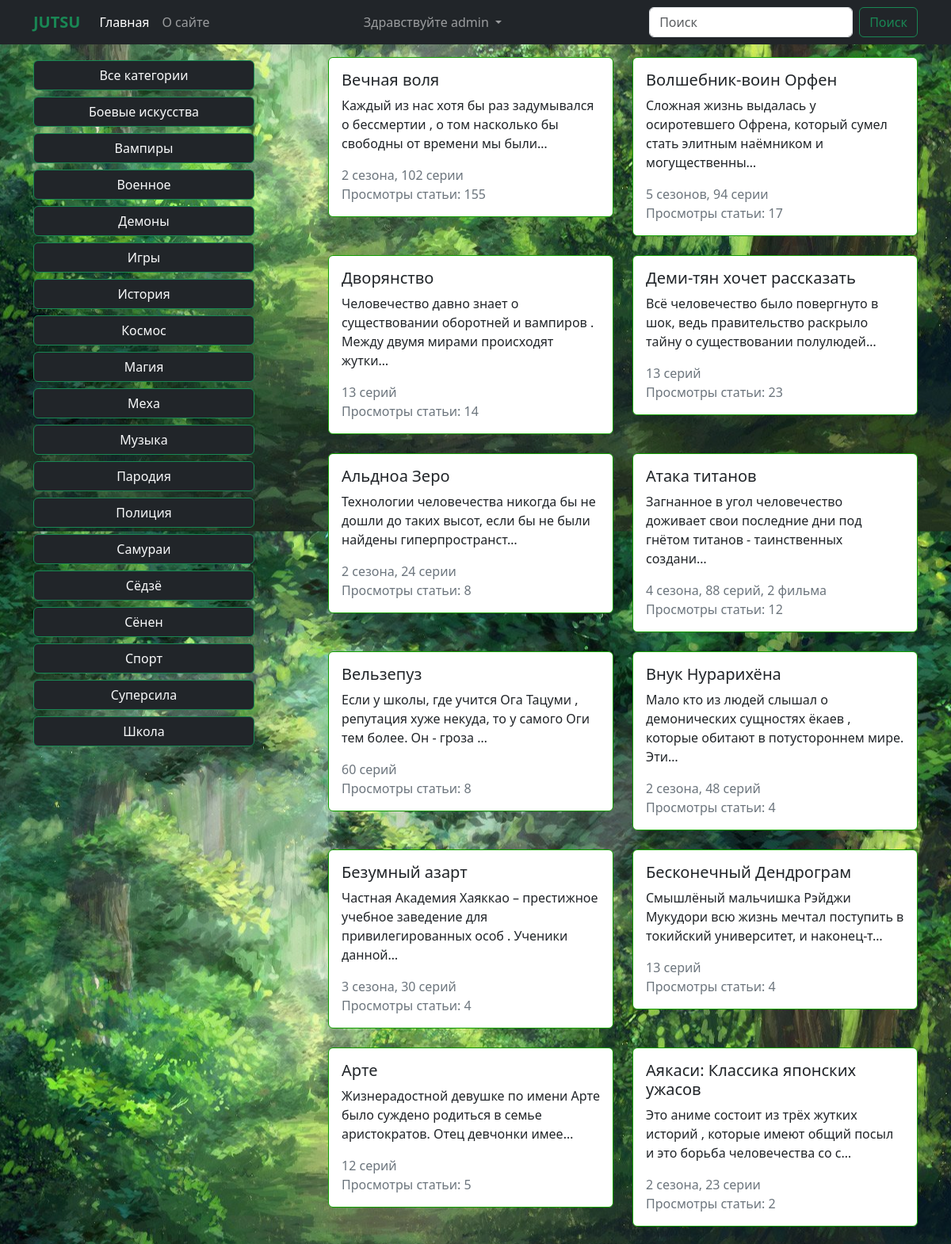
The app's page / (signed in, upper part) with its own data.
### blog/models.py (models this page shows, shortened)
class Category(models.Model):
    title = models.CharField(max_length=50, verbose_name='Тип')
    def get_absolute_url(self):
        return reverse('category', kwargs={'pk': self.pk})
    class Meta:
        verbose_name = 'Тип'
        verbose_name_plural = 'Типы'

class Article(models.Model):
    title = models.CharField(max_length=50, verbose_name='Название аниме')
    original_name = models.CharField(max_length=100, verbose_name='Оригинальное название')
    photo = models.ImageField(upload_to='photos/', blank=True, null=True, verbose_name='Изображение')
    episodes = models.CharField(max_length=150, verbose_name='Кол-во сезонов, серий, фильмов', blank=True, null=True)
    genres = models.CharField(max_length=200, verbose_name='Жанры', blank=True, null=True)
    releases = models.CharField(max_length=100, verbose_name='Годы выпуска')
    description = models.TextField(verbose_name='Описание')
    age_limit = models.CharField(max_length=10, verbose_name='Возрастное ограничение')
    category = models.ForeignKey(Category, on_delete=models.CASCADE)
    created_at = models.DateTimeField(auto_now_add=True, verbose_name='Дата создания', blank=True, null=True)
    updated_at = models.DateTimeField(auto_now=True, verbose_name='Дата изменения', blank=True, null=True)
    views = models.IntegerField(default=0, verbose_name='Просмотры', blank=True, null=True)
    video = models.CharField(max_length=500, verbose_name='Ссылка на видео', blank=True, null=True)
    def get_absolute_url(self):
        return reverse('article', kwargs={'pk': self.pk})
    class Meta:
        verbose_name = 'Статья'
        verbose_name_plural = 'Статьи'

### blog/views.py (the view)
# urls.py: path('', ArticleListView.as_view(), name='index'),
class ArticleListView(ListView):
    model = Article
    context_object_name = 'articles'
    template_name = 'blog/index.html'
    extra_context = {
        'title': 'JUTSU'
    }

### blog/templatetags/blog_tags.py (called while the page is built)
@register.simple_tag()
def get_categories():
    return Category.objects.all()

### blog/templates/blog/index.html (shortened to what this page needs)
{% extends 'base.html' %}
{% block main %}
<div class="block_main">
    <div class="container">
        <div class="d-flex justify-content-between pt-3">
            <div class="col-3">
                {% include 'blog/components/_nav.html' %}
            </div>
            <div class="col-8">
                <div class="row row-cols-1 row-cols-md-2 g-4">
                    {% for article in articles %}
                    {% include 'blog/components/_card.html' %}
                    {% endfor %}
                </div>
            </div>
        </div>
    </div>
</div>
{% endblock main %}

### templates/base.html (shortened to what this page needs)
{% load static %}
<!doctype html>
<html lang="en">
<head>
    <link href="https://cdn.jsdelivr.net/npm/bootstrap@5.3.0-alpha3/dist/css/bootstrap.min.css" rel="stylesheet"
>
    <link rel="stylesheet" href="{% static 'blog/css/style.css' %}">
</head>
<body>
<nav class="navbar navbar-expand-lg bg-dark navbar-dark">
    <div class="container">
        <a class="navbar-brand text-success fw-bold" href="{% url 'index' %}">JUTSU</a>
        <div class="collapse navbar-collapse" id="navbarSupportedContent">
            <ul class="navbar-nav me-auto mb-2 mb-lg-0">
                <li class="nav-item">
                    <a class="nav-link active" aria-current="page" href="{% url 'index' %}">Главная</a>
                </li>
                <li class="nav-item">
                    <a class="nav-link" href="{% url 'about_site' %}">О сайте</a>
                </li>
            </ul>
            <ul class="navbar-nav me-auto mb-2 mb-lg-0">
                {% if not request.user.is_authenticated %}
                <li class="nav-item">
                    <a class="nav-link active" aria-current="page" href="{% url 'login' %}">Войти</a>
                </li>
                <li class="nav-item">
                    <a class="nav-link" href="{% url 'register' %}">Зарегистрироваться</a>
                </li>
                {% else %}
                <li class="nav-item dropdown">
                    <a class="nav-link dropdown-toggle" href="#" role="button" data-bs-toggle="dropdown"
                       aria-expanded="false">
                        Здравствуйте {{ request.user.username }}
                    </a>
                </li>
                {% endif %}
            </ul>
            <form class="d-flex" role="search" method="get" action="{% url 'search' %}">
                <input name="q" class="form-control me-2" type="search" placeholder="Поиск" aria-label="Поиск">
                <button class="btn btn-outline-success border-success" type="submit">Поиск</button>
            </form>
        </div>
    </div>
</nav>
        {% block main %}
        {% endblock main %}
</body>
</html>

### blog/templates/blog/components/_nav.html
{% load blog_tags %}
<div class="nav-scroller py-1 mb-2">
    <nav class="nav d-flex justify-content-between">
        <a class="btn btn-dark text-light rounded border-success" style="width:100%;" href="{% url 'index' %}">Все категории</a>
        {% get_categories as categories %}
        {% for category in categories %}
        <a class="btn btn-dark text-light rounded border-success mt-2" style="width:100%;" href="{{ category.get_absolute_url }}">{{ category.title }}</a>
        {% endfor %}
    </nav>
</div>

### blog/templates/blog/components/_card.html (shortened to what this page needs)
{% load blog_tags %}
<a href="{{ article.get_absolute_url }}" class="link_card">
    <div class="row row-cols-1 g-4">
        <div class="col">
            <div class="card">
                <div class="card-body" style="max-height: 50vh;">
                    <h5 class="card-title">{{ article.title }}</h5>
                    <p class="card-text">{{ article.description|truncatechars:100 }}</p>
                    <span class="text-secondary">{{ article.episodes }}<br>Просмотры статьи: {{ article.views }}</span>
                </div>
            </div>
        </div>
    </div>
</a>

### blog/static/blog/css/style.css (style rules this page uses)
body { background: white; }
.card { border: 1px solid rgb(18, 158, 0) !important; }
.link_card { text-decoration: none; color: black; }
.block_main { background-position: center; background-image: url(../image/4.jpg); background-attachment: fixed; }

### records on screen
Category: title "Боевые искусства"
Category: title "Вампиры"
Category: title "Военное"
Category: title "Демоны"
Category: title "Игры"
Category: title "История"
Category: title "Космос"
Category: title "Магия"
Category: title "Меха"
Category: title "Музыка"
Category: title "Пародия"
Category: title "Полиция"
Category: title "Самураи"
Category: title "Сёдзё"
Category: title "Сёнен"
Category: title "Спорт"
Category: title "Суперсила"
Category: title "Школа"
Article: title "Вечная воля", description "Каждый из нас хотя бы раз задумывался о бессмертии , о том насколько бы свободны от времени мы были…", episodes "2 сезона, 102 серии", views "155"
Article: title "Волшебник-воин Орфен", description "Сложная жизнь выдалась у осиротевшего Офрена, который сумел стать элитным наёмником и могущественны…", episodes "5 сезонов, 94 серии", views "17"
Article: title "Дворянство", description "Человечество давно знает о существовании оборотней и вампиров . Между двумя мирами происходят жутки…", episodes "13 серий", views "14"
Article: title "Деми-тян хочет рассказать", description "Всё человечество было повергнуто в шок, ведь правительство раскрыло тайну о существовании полулюдей…", episodes "13 серий", views "23"
Article: title "Альдноа Зеро", description "Технологии человечества никогда бы не дошли до таких высот, если бы не были найдены гиперпространст…", episodes "2 сезона, 24 серии", views "8"
Article: title "Атака титанов", description "Загнанное в угол человечество доживает свои последние дни под гнётом титанов - таинственных создани…", episodes "4 сезона, 88 серий, 2 фильма", views "12"
Article: title "Вельзепуз", description "Если у школы, где учится Ога Тацуми , репутация хуже некуда, то у самого Оги тем более. Он - гроза …", episodes "60 серий", views "8"
Article: title "Внук Нурарихёна", description "Мало кто из людей слышал о демонических сущностях ёкаев , которые обитают в потустороннем мире. Эти…", episodes "2 сезона, 48 серий", views "4"
Article: title "Безумный азарт", description "Частная Академия Хаяккао – престижное учебное заведение для привилегированных особ . Ученики данной…", episodes "3 сезона, 30 серий", views "4"
Article: title "Бесконечный Дендрограм", description "Смышлёный мальчишка Рэйджи Мукудори всю жизнь мечтал поступить в токийский университет, и наконец-т…", episodes "13 серий", views "4"
Article: title "Арте", description "Жизнерадостной девушке по имени Арте было суждено родиться в семье аристократов. Отец девчонки имее…", episodes "12 серий", views "5"
Article: title "Аякаси: Классика японских ужасов", description "Это аниме состоит из трёх жутких историй , которые имеют общий посыл и это борьба человечества со с…", episodes "2 сезона, 23 серии", views "2"

### other values on screen
{{ request.user.username }} "admin"
